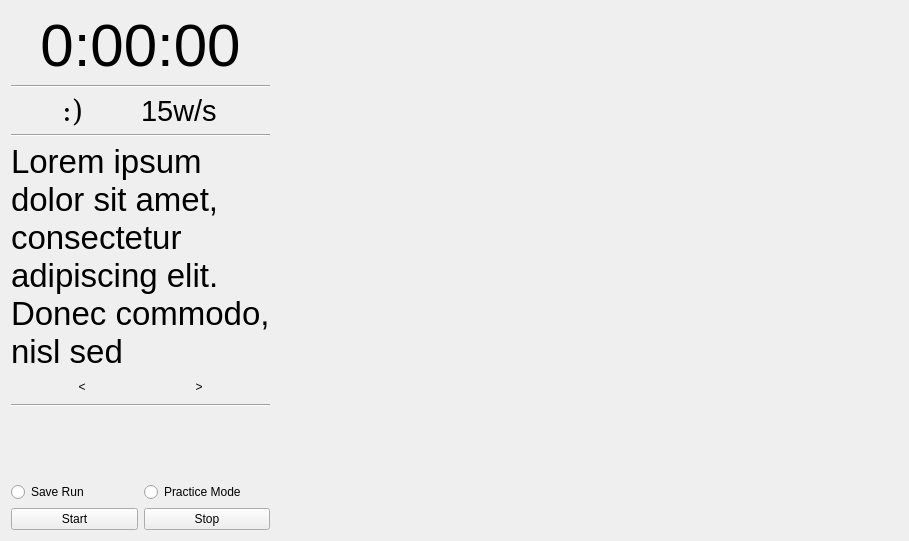
<?xml version="1.0" encoding="UTF-8"?>
<ui version="4.0">
 <class>Form</class>
 <widget class="QWidget" name="Form">
  <property name="geometry">
   <rect>
    <x>0</x>
    <y>0</y>
    <width>909</width>
    <height>541</height>
   </rect>
  </property>
  <property name="windowTitle">
   <string>Form</string>
  </property>
  <layout class="QGridLayout" name="gridLayout">
   <item row="0" column="0">
    <layout class="QVBoxLayout" name="sideBarContainer">
     <item>
      <widget class="QLabel" name="timeMockup">
       <property name="font">
        <font>
         <pointsize>45</pointsize>
        </font>
       </property>
       <property name="text">
        <string>0:00:00</string>
       </property>
       <property name="alignment">
        <set>Qt::AlignCenter</set>
       </property>
      </widget>
     </item>
     <item>
      <widget class="Line" name="HB1">
       <property name="orientation">
        <enum>Qt::Horizontal</enum>
       </property>
      </widget>
     </item>
     <item>
      <layout class="QHBoxLayout" name="statsContainer">
       <item>
        <widget class="QLabel" name="moodLabel">
         <property name="sizePolicy">
          <sizepolicy hsizetype="Fixed" vsizetype="Fixed">
           <horstretch>0</horstretch>
           <verstretch>0</verstretch>
          </sizepolicy>
         </property>
         <property name="font">
          <font>
           <family>DejaVu Serif</family>
           <pointsize>22</pointsize>
          </font>
         </property>
         <property name="text">
          <string>:)</string>
         </property>
        </widget>
       </item>
       <item>
        <widget class="QLabel" name="wordSpeedLabel">
         <property name="sizePolicy">
          <sizepolicy hsizetype="Fixed" vsizetype="Fixed">
           <horstretch>0</horstretch>
           <verstretch>0</verstretch>
          </sizepolicy>
         </property>
         <property name="font">
          <font>
           <pointsize>22</pointsize>
          </font>
         </property>
         <property name="text">
          <string>15w/s</string>
         </property>
        </widget>
       </item>
      </layout>
     </item>
     <item>
      <widget class="Line" name="HB2">
       <property name="orientation">
        <enum>Qt::Horizontal</enum>
       </property>
      </widget>
     </item>
     <item>
      <widget class="QLabel" name="speechNotesLabel">
       <property name="font">
        <font>
         <pointsize>25</pointsize>
        </font>
       </property>
       <property name="text">
        <string>Lorem ipsum
dolor sit amet,
consectetur
adipiscing elit.
Donec commodo,
nisl sed </string>
       </property>
      </widget>
     </item>
     <item>
      <layout class="QHBoxLayout" name="speechNotesButtonsContainer">
       <item>
        <widget class="QPushButton" name="speechNotesBackButton">
         <property name="sizePolicy">
          <sizepolicy hsizetype="Fixed" vsizetype="Fixed">
           <horstretch>0</horstretch>
           <verstretch>0</verstretch>
          </sizepolicy>
         </property>
         <property name="text">
          <string>&lt;</string>
         </property>
         <property name="autoDefault">
          <bool>false</bool>
         </property>
         <property name="default">
          <bool>false</bool>
         </property>
         <property name="flat">
          <bool>true</bool>
         </property>
        </widget>
       </item>
       <item>
        <widget class="QPushButton" name="speechNotesForwardButton">
         <property name="sizePolicy">
          <sizepolicy hsizetype="Fixed" vsizetype="Fixed">
           <horstretch>0</horstretch>
           <verstretch>0</verstretch>
          </sizepolicy>
         </property>
         <property name="text">
          <string>&gt;</string>
         </property>
         <property name="flat">
          <bool>true</bool>
         </property>
        </widget>
       </item>
      </layout>
     </item>
     <item>
      <widget class="Line" name="HB3">
       <property name="orientation">
        <enum>Qt::Horizontal</enum>
       </property>
      </widget>
     </item>
     <item>
      <spacer name="verticalSpacer">
       <property name="orientation">
        <enum>Qt::Vertical</enum>
       </property>
       <property name="sizeHint" stdset="0">
        <size>
         <width>20</width>
         <height>40</height>
        </size>
       </property>
      </spacer>
     </item>
     <item>
      <layout class="QHBoxLayout" name="presentationSettingsContainter">
       <item>
        <widget class="QRadioButton" name="saveRunRadioButton">
         <property name="text">
          <string>Save Run</string>
         </property>
        </widget>
       </item>
       <item>
        <widget class="QRadioButton" name="practiceModeRadioButton">
         <property name="text">
          <string>Practice Mode</string>
         </property>
        </widget>
       </item>
      </layout>
     </item>
     <item>
      <layout class="QHBoxLayout" name="horizontalLayout_4">
       <item>
        <widget class="QPushButton" name="startButton">
         <property name="text">
          <string>Start</string>
         </property>
        </widget>
       </item>
       <item>
        <widget class="QPushButton" name="stopButton">
         <property name="text">
          <string>Stop</string>
         </property>
        </widget>
       </item>
      </layout>
     </item>
    </layout>
   </item>
   <item row="0" column="1">
    <widget class="QLabel" name="videoMockup">
     <property name="sizePolicy">
      <sizepolicy hsizetype="Expanding" vsizetype="Expanding">
       <horstretch>0</horstretch>
       <verstretch>0</verstretch>
      </sizepolicy>
     </property>
     <property name="text">
      <string/>
     </property>
     <property name="pixmap">
      <pixmap>:/Images/VideoMockup.png</pixmap>
     </property>
     <property name="scaledContents">
      <bool>true</bool>
     </property>
    </widget>
   </item>
  </layout>
 </widget>
 <resources>
  <include location="../resources.qrc"/>
  <include location="resources.qrc"/>
 </resources>
 <connections/>
</ui>
